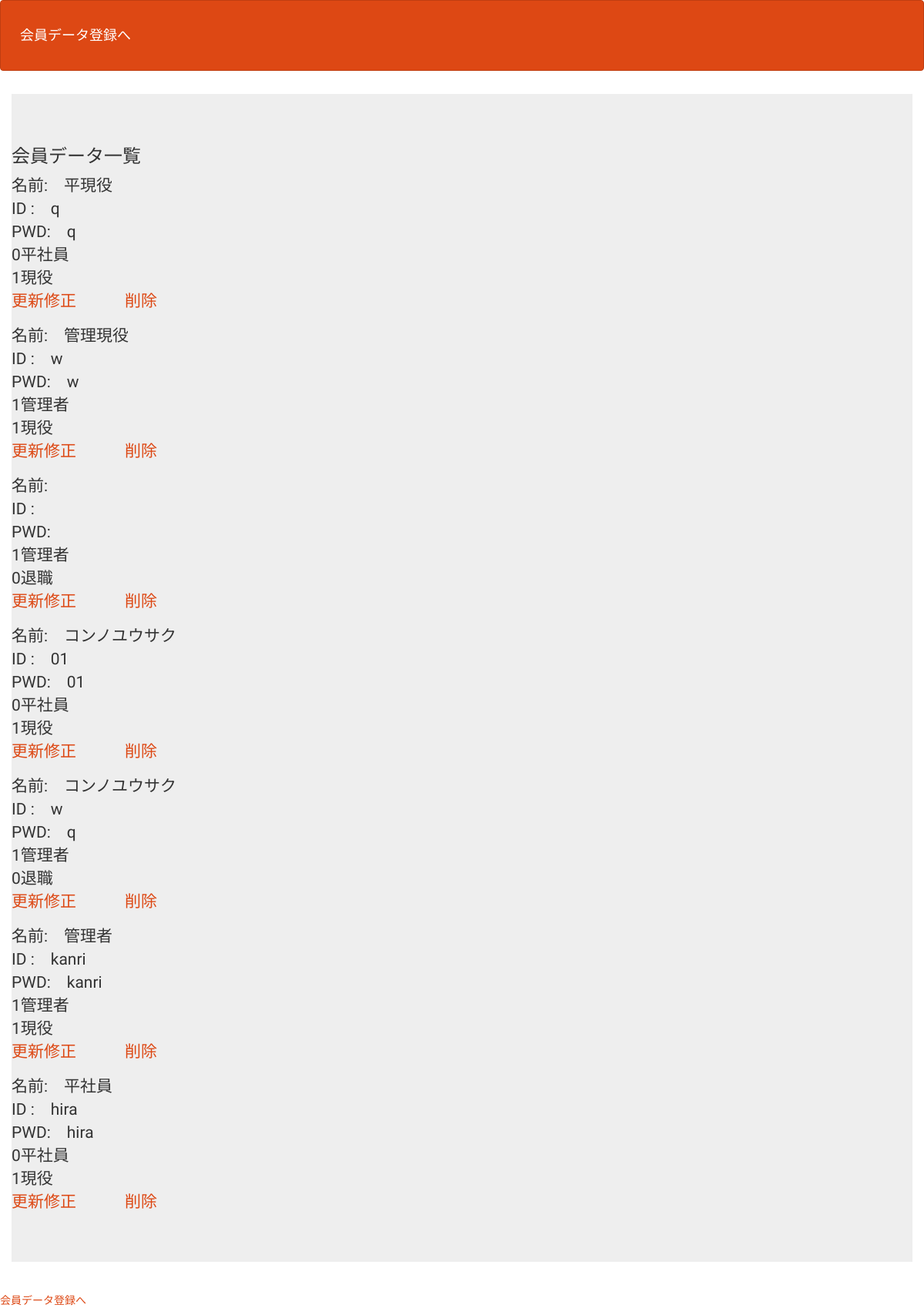
Page /user_select.php (signed in) on the committed database.
### tables this page shows
CREATE TABLE `gs_user_table` (
  `id` int(12) NOT NULL,
  `name` varchar(64) NOT NULL,
  `lid` varchar(128) NOT NULL,
  `lpw` varchar(64) NOT NULL,
  `kanri_flg` int(1) NOT NULL,
  `life_flg` int(1) NOT NULL
);

### funcs.php (called while the page is built, shortened)
<?php
function h($str)
{
    return htmlspecialchars($str, ENT_QUOTES);
}

### user_select.php (the view, shortened to what this page needs)
<?php
require_once('funcs.php');
$pdo = db_conn();
$stmt = $pdo->prepare("SELECT*FROM gs_user_table");
$status = $stmt->execute();
$view = "";
if ($status == false) {
    sql_error($stmt);
}else{
    while( $result = $stmt->fetch(PDO::FETCH_ASSOC)){
        $update = '<a href=user_update_view.php?id='.$result['id'].'>更新修正</a>';
        $delete = '<a href=user_delete.php?id='. $result['id'].'>削除</a>';
        if (($result['kanri_flg']) == 1) {
            $kanri_flg="管理者";
        }else{
            $kanri_flg="平社員";
        }
        if (($result['life_flg']) == 0) {
            $life_flg="退職";
        }else{
            $life_flg="現役";
        }
        $view .='<p>'.
                '名前:　'.
                h($result['name']).'<br>'.
                'ID :　'.
                h($result['lid']).'<br>'.
                'PWD:　'.
                h($result['lpw']).'<br>'.
                h($result['kanri_flg']).
                $kanri_flg.'<br>'.
                h($result['life_flg']).
                $life_flg.'<br>'.
                $update.'　　　'.
                $delete.'<br>'.
                '</p>';
    }
}
?>
<!DOCTYPE html>
<html lang="ja">
<head>
<link rel="stylesheet" href="css/range.css">
<link href="css/bootstrap.min.css" rel="stylesheet">
</head>
<body id="main">
<header>
    <nav class="navbar navbar-default">
    <div class="container-fluid">
        <div class="navbar-header">
        <a class="navbar-brand" href="user_index.php">会員データ登録へ</a>
        </div>
    </div>
    </nav>
</header>
<div>
    <div class="container jumbotron">
    <h3>会員データ一覧</h3>
    <?= $view ?></div>
</div>
<a href="user_index.php">会員データ登録へ</a>
</body>
</html>

### user_select.php (style rules this page uses)
div { padding: 10px;font-size:16px; }

### rows in the picture
gs_user_table: name "平現役", lid "q", lpw "q", kanri_flg "0", kanri_flg "平社員", life_flg "1", life_flg "現役"
gs_user_table: name "管理現役", lid "w", lpw "w", kanri_flg "1", kanri_flg "管理者", life_flg "1", life_flg "現役"
gs_user_table: kanri_flg "1", kanri_flg "管理者", life_flg "0", life_flg "退職"
gs_user_table: name "コンノユウサク", lid "01", lpw "01", kanri_flg "0", kanri_flg "平社員", life_flg "1", life_flg "現役"
gs_user_table: name "コンノユウサク", lid "w", lpw "q", kanri_flg "1", kanri_flg "管理者", life_flg "0", life_flg "退職"
gs_user_table: name "管理者", lid "kanri", lpw "kanri", kanri_flg "1", kanri_flg "管理者", life_flg "1", life_flg "現役"
gs_user_table: name "平社員", lid "hira", lpw "hira", kanri_flg "0", kanri_flg "平社員", life_flg "1", life_flg "現役"
